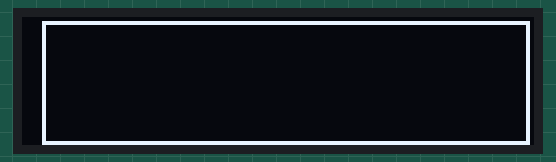
Recording of a program running on a simulated Raspberry Pi Pico running MicroPython. Parts: 128×32 one-colour display. Library files of the repository ran but are not shown: ssd1306.py. At 0.0 s the program stops and its outputs stay as they are.

Above: at 0.1 s.

The program:

display_oled_spi_128x32_exemplo.py
```python
"""!
@file display_oled_spi_128x32_exemplo.py
@brief Programa para escrever em um display OLED SPI de 128x32 usando o Raspberry Pi Pico e MicroPython.
@details Este programa utiliza a biblioteca ssd1306 para escrever em um display OLED de 128x32 via comunicação SPI.
         Referência: https://docs.micropython.org/en/latest/esp8266/tutorial/ssd1306.html
@author Rodrigo França
@date 2023-03-17
"""

# Importa as classes Pin e SPI da biblioteca machine para controlar o hardware do Raspberry Pi Pico
from machine import Pin, SPI
# Importa a classe SSD1306_SPI da biblioteca ssd1306.py
from ssd1306 import SSD1306_SPI

# Define os pinos do Raspberry Pi Pico conectados ao barramento SPI 0
spi0_sck_pin = 2
spi0_mosi_pin = 3
spi0_miso_pin = 4


# Define os pinos do Raspberry Pi Pico conectados ao display OLED SPI
display_dc = 0  # Data/command
display_rst = 1 # Reset
display_cs = 5  # Chip select, alguns modulos não tem esse pino

# Inicializa o SPI0 com os pinos GPIO2 (SCK), GPIO3 (MOSI) e GPIO4 (MISO)
spi0 = SPI(0, baudrate=1000000, polarity=1, phase=0, sck=Pin(spi0_sck_pin), mosi=Pin(spi0_mosi_pin), miso=Pin(spi0_miso_pin))

# Inicializa o display OLED SPI de 128x32
display = SSD1306_SPI(128, 32, spi0, Pin(display_dc), Pin(display_rst), Pin(display_cs))

# Limpa o display
display.fill(0)
display.show()

# Desenha o retângulo
display.rect(5, 1, 122, 31, 1)   # desenha algum texto em x_esq = 5, y_cima = 1, x_dir = 122, y_baixo = 31, cor = 1

#Exibe números
# display.text('6', 33, 14, 1)     # desenha algum texto em x = 33, y = 14, cor = 1
# display.text('3', 53, 14, 1)     # desenha algum texto em x = 53, y = 14, cor = 1
# display.text('1', 73, 14, 1)     # desenha algum texto em x = 73, y = 14, cor = 1
# display.text('0', 93, 14, 1)     # desenha algum texto em x = 93, y = 14, cor = 1

#Exibe textos
# display.text('Insira a senha', 10, 14, 1)
# display.text('Acesso negado', 15, 14, 1)
# display.fill_rect(5, 1, 122, 31, 1) #Para senha correta
# display.text('Acesso liberado', 6, 14, 0)
display.show()                         # escreve o conteúdo do FrameBuffer na memória do display

# Atualiza o display
display.show()
```
